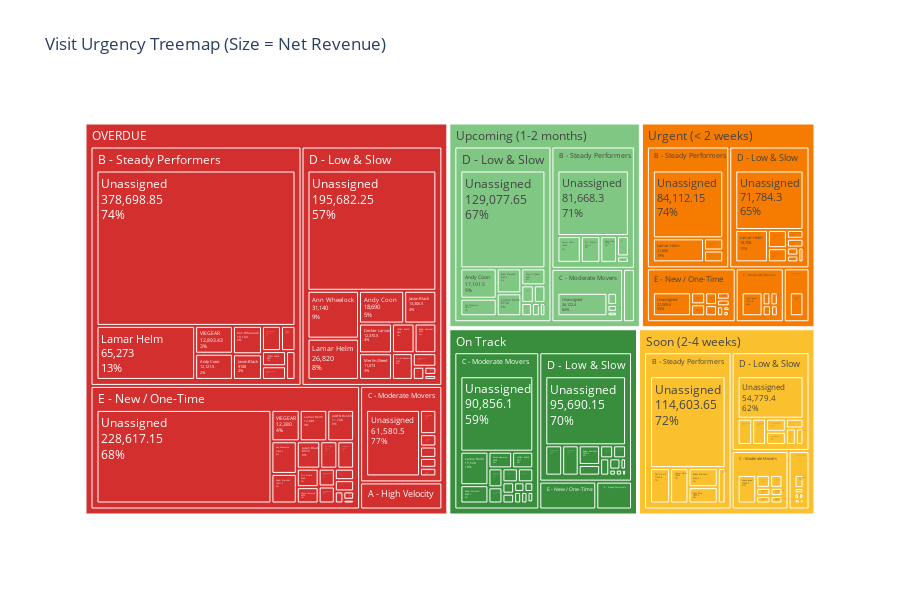

Notebook code for this chart:
### Code cell
# --- Visit urgency visualization ---
# Treemap requires positive values; filter to customers with positive Net_Revenue
treemap_data = all_customers[
    all_customers['Urgency'].notna() & (all_customers['Net_Revenue'] > 0)
].copy()

fig = px.treemap(
    treemap_data,
    path=['Urgency', 'Segment', 'Primary_Rep'],
    values='Net_Revenue',
    color='Urgency',
    color_discrete_map={
        'OVERDUE': '#D32F2F',
        'Urgent (< 2 weeks)': '#F57C00',
        'Soon (2-4 weeks)': '#FBC02D',
        'Upcoming (1-2 months)': '#81C784',
        'On Track': '#388E3C'
    },
    title='Visit Urgency Treemap (Size = Net Revenue)',
    height=600
)
fig.update_traces(textinfo='label+value+percent parent')
fig.show()

### Figure 1 — Plotly figure (JSON) as saved in the notebook; plotly's stock layout.template omitted (floating-point values rounded to 4 significant figures; data arrays with more than 128 entries replaced by an {"elided": "..."} marker saying what was removed)
{"data": [{"branchvalues": "total", "customdata": {"elided": "202x1 str values"}, "domain": {"x": [0.0, 1.0], "y": [0.0, 1.0]}, "hovertemplate": "labels=%{label}<br>Net_Revenue=%{value}<br>parent=%{parent}<br>id=%{id}<br>Urgency=%{customdata[0]}<extra></extra>", "ids": {"elided": "202 str values"}, "labels": {"elided": "202 str values"}, "marker": {"colors": {"elided": "202 str values"}}, "name": "", "parents": {"elided": "202 str values"}, "textinfo": "label+value+percent parent", "type": "treemap", "values": {"elided": "202 float values"}}], "layout": {"height": 600, "legend": {"tracegroupgap": 0}, "title": {"text": "Visit Urgency Treemap (Size = Net Revenue)"}}}
